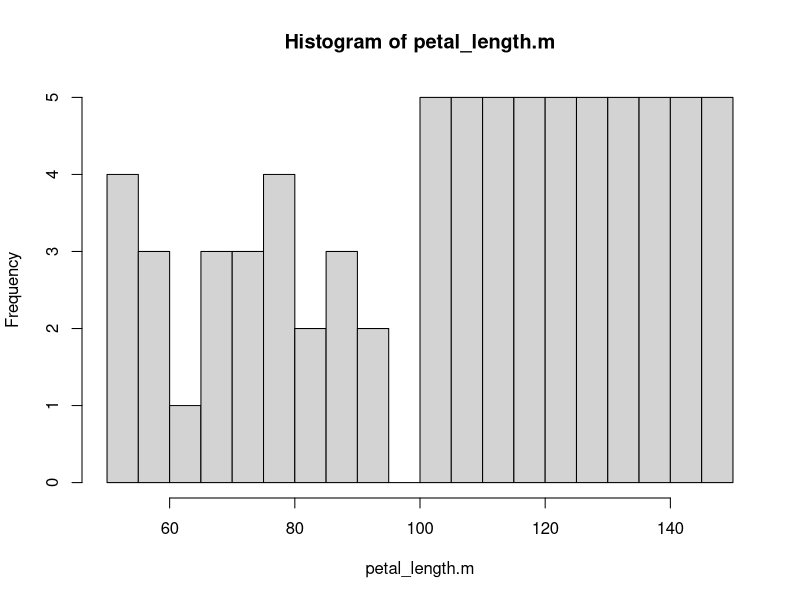

R code for this plot: (Note: this script raises an error after producing the figure.)
################################################################################
#     Principles and practice of large scale data analysis using R - 2022      #
#------------------------------------------------------------------------------#
# EXERCISE 2    26st December 2023                                             #
# Deadline: 2th January 2024 - 11:59 pm                                  
                                                    
################################################################################

### NOTES ######################################################################

# Write your code instead of the lines "YOUR_CODE" 

# PLEASE DO NOT REMOVE THE COMMENTED LINES WITH INSTRUCTIONS

# Output plots are not required to have the same appearance as the examples

### TASKS ######################################################################

# 1. Iris dataset

# 1.0. Read in the file "iris_dataset.txt" using read.table() in a variable `iris`
# It is the same file as used in the lectures. You can either download it from the google drive
# or the moodle (section 'DATASETS')
df <- read.csv("Exercises/Ex3/iris_dataset.txt", sep = "\t")

# 1.1.  Print a summary of the iris dataset
summary(df)

# 1.2   Print the class of each column in the iris data frame

#Option1:
str(df)

#Option2:
for (i in 1:ncol(df)) {
   print(class(df[[i]]))
}

# 1.3.  Create a vector "petal_length" that contains the values
#       of the column Petal.Length of iris
petal_length <- df[,"petlen"]

# 1.3.  Print how many elements in the column petal_length are: 
# - bigger or equal to 6
print(sum(petal_length>=6))

# - between 2 and 5 (not including 2 and 5)
print(sum(petal_length>2 & petal_length<5))

# - under 2 or above 5 (not including 2 and 5)
print(sum(petal_length<2 & petal_length>5))

# - bigger than the median of the column 
print(sum(petal_length>median(petal_length)))

#simple visualization
#hist(petal_length, abline(v=median(petal_length)))


# 1.5. Create a vector `petal_length.m` that contains the elements of 
#      petal_length that are greater or equal to the mean of petal_length
petal_length.m <- which(petal_length>median(petal_length))

# 1.6. Plot histogram of petal_length.m with 20 breaks.(use the function hist())
hist(petal_length.m ,  breaks=20)

# 2. Selecting a subset of a dataframe

# 2.1. convert the column "species" from characters to factors
df$species <- factor(df$species)

# 2.2. Create a subset dataframe `iris.large` containing only the rows with seplen greater than 5.5
#option1:
iris.large <- df[df$seplen >5.5,]

# 2.3. Using "==", create a vector 'sumspecies' containing the number of element for each iris 
# species (column 'species') in the subset dataframe 'iris.large'
# Hint: you can combine with sum()
#option1:
sumspecies<-table(iris.large$species)
#simple visualization
# barplot(sumspecies)

#option2:
sumspecies <- list()
for (i in levels(factor(iris.large$species))){
   sumspecies <- append(sumspecies,c(as.character(i),nrow(iris.large[iris.large$species == i,])))
   }
unlist(sumspecies)


# Name the elements of the vector 'sumspecies' according to the corresponding species
names(sumspecies)

# 2.5. Plot a barplot of the values of `sumspecies`. Use the argument `names.arg`
#	   to input the species names as labels for the bars.
barplot(sumspecies)
